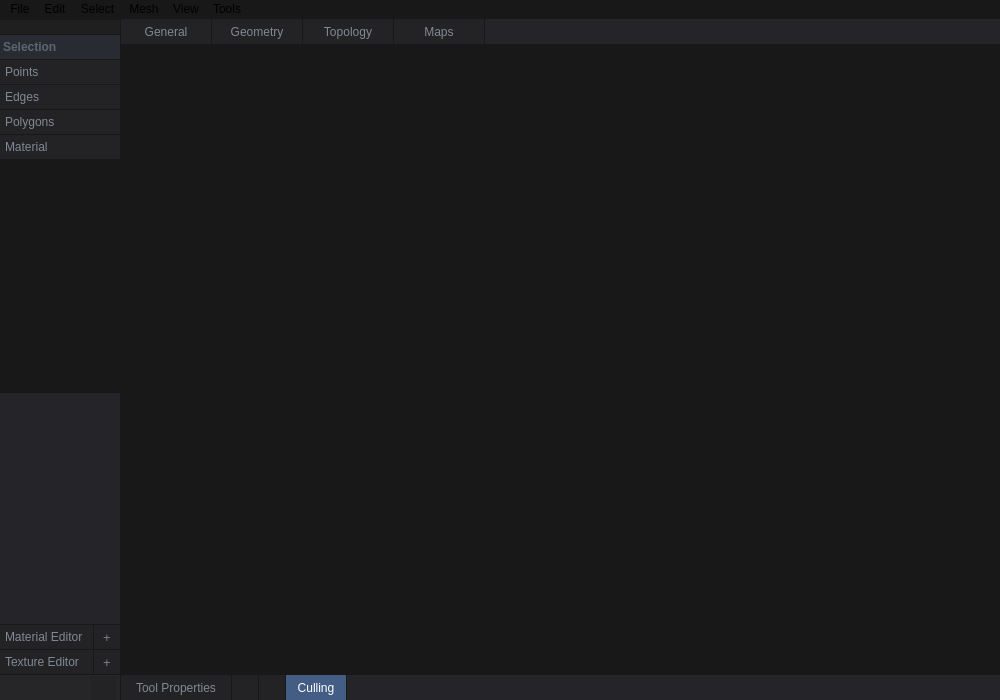
<?xml version="1.0" encoding="UTF-8"?>
<ui version="4.0">
 <class>MainWindow</class>
 <widget class="QMainWindow" name="MainWindow">
  <property name="geometry">
   <rect>
    <x>0</x>
    <y>0</y>
    <width>1000</width>
    <height>700</height>
   </rect>
  </property>
  <property name="windowTitle">
   <string>IMP 3D</string>
  </property>
  <property name="windowIcon">
   <iconset resource="Resources.qrc">
    <normaloff>:/images/logo256.png</normaloff>:/images/logo256.png</iconset>
  </property>
  <property name="styleSheet">
   <string notr="true">/*background-color: rgb(25, 25, 26);*/
background-color: rgb(24, 24, 25);</string>
  </property>
  <widget class="QWidget" name="centralwidget">
   <property name="styleSheet">
    <string notr="true">QPushButton {
    background-color: rgb(35, 35, 37);
    border: none; 
    color: rgb(127, 137, 148); /*#57616c;*/ 
    padding: 1px 0px; 
    text-align: center; 
    text-decoration: none;
    font-size: 9pt; 
	line-height: 23px;
    margin: 0px 0px; 
}

QPushButton:pressed {
	background-color: rgb(68, 93, 132);
}

QPushButton:hover {
    background-color: rgb(35, 35, 36);
}

QPushButton:checked {
    background-color: rgb(68, 93, 132);
    color: white; /* #a4b0bd;*/
}

/*ScrollButton:pressed {
	background-color: rgb(68, 93, 132);
}*/

QLabel {
	background-color: #282B32;
	color: rgb(92, 102, 113); /*#57616c;*/
	font-weight: 550;
	padding: 5px 0px;
}


</string>
   </property>
   <layout class="QGridLayout" name="gridLayout">
    <property name="leftMargin">
     <number>0</number>
    </property>
    <property name="topMargin">
     <number>0</number>
    </property>
    <property name="rightMargin">
     <number>0</number>
    </property>
    <property name="bottomMargin">
     <number>0</number>
    </property>
    <property name="spacing">
     <number>0</number>
    </property>
    <item row="0" column="0">
     <layout class="QHBoxLayout" name="horizontalLayout">
      <property name="spacing">
       <number>1</number>
      </property>
      <item>
       <layout class="QVBoxLayout" name="leftVerticalLayout">
        <property name="spacing">
         <number>1</number>
        </property>
        <item>
         <spacer name="leftHorizontalSpacer">
          <property name="orientation">
           <enum>Qt::Orientation::Horizontal</enum>
          </property>
          <property name="sizeType">
           <enum>QSizePolicy::Policy::Fixed</enum>
          </property>
          <property name="sizeHint" stdset="0">
           <size>
            <width>120</width>
            <height>1</height>
           </size>
          </property>
         </spacer>
        </item>
        <item>
         <widget class="QLabel" name="LogoLabel">
          <property name="sizePolicy">
           <sizepolicy hsizetype="Preferred" vsizetype="Fixed">
            <horstretch>0</horstretch>
            <verstretch>0</verstretch>
           </sizepolicy>
          </property>
          <property name="maximumSize">
           <size>
            <width>120</width>
            <height>24</height>
           </size>
          </property>
          <property name="styleSheet">
           <string notr="true">background-color: rgb(32, 31, 31);
padding: 0px;
border: none;
margin: 0px;</string>
          </property>
          <property name="lineWidth">
           <number>0</number>
          </property>
          <property name="text">
           <string/>
          </property>
          <property name="pixmap">
           <pixmap resource="Resources.qrc">:/images/imp_logo.png</pixmap>
          </property>
          <property name="scaledContents">
           <bool>true</bool>
          </property>
          <property name="alignment">
           <set>Qt::AlignmentFlag::AlignCenter</set>
          </property>
          <property name="margin">
           <number>5</number>
          </property>
          <property name="indent">
           <number>0</number>
          </property>
         </widget>
        </item>
        <item>
         <widget class="QLabel" name="lblSelection">
          <property name="maximumSize">
           <size>
            <width>16777215</width>
            <height>24</height>
           </size>
          </property>
          <property name="text">
           <string>Selection</string>
          </property>
         </widget>
        </item>
        <item>
         <widget class="QPushButton" name="btnSelPoints">
          <property name="minimumSize">
           <size>
            <width>0</width>
            <height>24</height>
           </size>
          </property>
          <property name="maximumSize">
           <size>
            <width>16777215</width>
            <height>24</height>
           </size>
          </property>
          <property name="styleSheet">
           <string notr="true">QPushButton {
    text-align: left;
	line-height: 24px;
    padding-left: 5px;
    font-size: 9pt; 
    margin: 0px 0px;
}
</string>
          </property>
          <property name="text">
           <string>Points</string>
          </property>
          <property name="checkable">
           <bool>true</bool>
          </property>
          <attribute name="buttonGroup">
           <string notr="true">selectionButtonGroup</string>
          </attribute>
         </widget>
        </item>
        <item>
         <widget class="QPushButton" name="btnSelEdges">
          <property name="minimumSize">
           <size>
            <width>0</width>
            <height>24</height>
           </size>
          </property>
          <property name="maximumSize">
           <size>
            <width>16777215</width>
            <height>24</height>
           </size>
          </property>
          <property name="styleSheet">
           <string notr="true">QPushButton {
    text-align: left;
	line-height: 24px;
    padding-left: 5px;
    font-size: 9pt; 
    margin: 0px 0px;
}
</string>
          </property>
          <property name="text">
           <string>Edges</string>
          </property>
          <property name="checkable">
           <bool>true</bool>
          </property>
          <attribute name="buttonGroup">
           <string notr="true">selectionButtonGroup</string>
          </attribute>
         </widget>
        </item>
        <item>
         <widget class="QPushButton" name="btnSelPolys">
          <property name="minimumSize">
           <size>
            <width>0</width>
            <height>24</height>
           </size>
          </property>
          <property name="maximumSize">
           <size>
            <width>16777215</width>
            <height>24</height>
           </size>
          </property>
          <property name="styleSheet">
           <string notr="true">QPushButton {
    text-align: left;
	line-height: 24px;
    padding-left: 5px;
    font-size: 9pt; 
    margin: 0px 0px;
}
</string>
          </property>
          <property name="text">
           <string>Polygons</string>
          </property>
          <property name="checkable">
           <bool>true</bool>
          </property>
          <attribute name="buttonGroup">
           <string notr="true">selectionButtonGroup</string>
          </attribute>
         </widget>
        </item>
        <item>
         <widget class="QPushButton" name="btnSelMaterial">
          <property name="minimumSize">
           <size>
            <width>0</width>
            <height>24</height>
           </size>
          </property>
          <property name="maximumSize">
           <size>
            <width>16777215</width>
            <height>24</height>
           </size>
          </property>
          <property name="styleSheet">
           <string notr="true">QPushButton {
    text-align: left;
	line-height: 24px;
    padding-left: 5px;
    font-size: 9pt; 
    margin: 0px 0px;
}
</string>
          </property>
          <property name="text">
           <string>Material</string>
          </property>
          <property name="checkable">
           <bool>true</bool>
          </property>
          <attribute name="buttonGroup">
           <string notr="true">selectionButtonGroup</string>
          </attribute>
         </widget>
        </item>
        <item>
         <widget class="MenuStackedWidget" name="stackedWidget">
          <property name="sizePolicy">
           <sizepolicy hsizetype="Fixed" vsizetype="Minimum">
            <horstretch>0</horstretch>
            <verstretch>0</verstretch>
           </sizepolicy>
          </property>
          <property name="minimumSize">
           <size>
            <width>0</width>
            <height>0</height>
           </size>
          </property>
          <property name="maximumSize">
           <size>
            <width>120</width>
            <height>16777215</height>
           </size>
          </property>
          <property name="styleSheet">
           <string notr="true">QLabel {
    background-color: #282B32;
    color: rgb(92, 102, 113);     
    font-weight: 550;
    padding: 5px 0px;
}

QPushButton {
    text-align: left;
    line-height: 24px;
    padding-left: 5px;
    font-size: 9pt; 
    margin: 0px 0px;
}

QPushButton:pressed {
    background-color: rgb(68, 93, 132);
}</string>
          </property>
          <property name="currentIndex">
           <number>-1</number>
          </property>
         </widget>
        </item>
        <item>
         <widget class="QWidget" name="widget" native="true">
          <property name="sizePolicy">
           <sizepolicy hsizetype="Preferred" vsizetype="Expanding">
            <horstretch>0</horstretch>
            <verstretch>0</verstretch>
           </sizepolicy>
          </property>
          <property name="styleSheet">
           <string notr="true">background-color: rgb(37, 36, 40);</string>
          </property>
         </widget>
        </item>
        <item>
         <layout class="QHBoxLayout" name="layoutMatEditorRow">
          <property name="spacing">
           <number>1</number>
          </property>
          <property name="leftMargin">
           <number>0</number>
          </property>
          <property name="topMargin">
           <number>0</number>
          </property>
          <property name="rightMargin">
           <number>0</number>
          </property>
          <property name="bottomMargin">
           <number>0</number>
          </property>
          <item>
           <widget class="QPushButton" name="btnMatEditor">
            <property name="minimumSize">
             <size>
              <width>0</width>
              <height>24</height>
             </size>
            </property>
            <property name="maximumSize">
             <size>
              <width>16777215</width>
              <height>24</height>
             </size>
            </property>
            <property name="styleSheet">
             <string notr="true">QPushButton {
    text-align: left;
    line-height: 24px;
    padding-left: 5px;
    font-size: 9pt;
    margin: 0px 0px;
}</string>
            </property>
            <property name="text">
             <string>Material Editor</string>
            </property>
            <property name="checkable">
             <bool>true</bool>
            </property>
           </widget>
          </item>
          <item>
           <widget class="QPushButton" name="btnMatEditorPlus">
            <property name="minimumSize">
             <size>
              <width>26</width>
              <height>24</height>
             </size>
            </property>
            <property name="maximumSize">
             <size>
              <width>26</width>
              <height>24</height>
             </size>
            </property>
            <property name="focusPolicy">
             <enum>Qt::FocusPolicy::NoFocus</enum>
            </property>
            <property name="styleSheet">
             <string notr="true">QPushButton {
    background-color: rgb(35, 35, 37);
    border: none;
    color: rgb(117, 127, 138);
    padding: 0px;
    text-align: center;
    font-size: 10pt;
    margin: 0px;
}
QPushButton:pressed {
    background-color: rgba(68, 93, 132, 110);
}
QPushButton:hover {
    background-color: rgb(35, 35, 36);
}</string>
            </property>
            <property name="text">
             <string>+</string>
            </property>
            <property name="checkable">
             <bool>true</bool>
            </property>
           </widget>
          </item>
         </layout>
        </item>
        <item>
         <layout class="QHBoxLayout" name="layoutTexEditorRow">
          <property name="spacing">
           <number>1</number>
          </property>
          <property name="leftMargin">
           <number>0</number>
          </property>
          <property name="topMargin">
           <number>0</number>
          </property>
          <property name="rightMargin">
           <number>0</number>
          </property>
          <property name="bottomMargin">
           <number>0</number>
          </property>
          <item>
           <widget class="QPushButton" name="btnTexEditor">
            <property name="minimumSize">
             <size>
              <width>0</width>
              <height>24</height>
             </size>
            </property>
            <property name="maximumSize">
             <size>
              <width>16777215</width>
              <height>24</height>
             </size>
            </property>
            <property name="styleSheet">
             <string notr="true">QPushButton {
    text-align: left;
    line-height: 24px;
    padding-left: 5px;
    font-size: 9pt;
    margin: 0px 0px;
}</string>
            </property>
            <property name="text">
             <string>Texture Editor</string>
            </property>
            <property name="checkable">
             <bool>true</bool>
            </property>
           </widget>
          </item>
          <item>
           <widget class="QPushButton" name="btnTexEditorPlus">
            <property name="minimumSize">
             <size>
              <width>26</width>
              <height>24</height>
             </size>
            </property>
            <property name="maximumSize">
             <size>
              <width>26</width>
              <height>24</height>
             </size>
            </property>
            <property name="focusPolicy">
             <enum>Qt::FocusPolicy::NoFocus</enum>
            </property>
            <property name="styleSheet">
             <string notr="true">QPushButton {
    background-color: rgb(35, 35, 37);
    border: none;
    color: rgb(117, 127, 138);
    padding: 0px;
    text-align: center;
    font-size: 10pt;
    margin: 0px;
}
QPushButton:pressed {
    background-color: rgba(68, 93, 132, 110);
}
QPushButton:hover {
    background-color: rgb(35, 35, 36);
}</string>
            </property>
            <property name="text">
             <string>+</string>
            </property>
           </widget>
          </item>
         </layout>
        </item>
        <item>
         <widget class="QWidget" name="BottomLeftWidget" native="true">
          <property name="sizePolicy">
           <sizepolicy hsizetype="Fixed" vsizetype="Fixed">
            <horstretch>0</horstretch>
            <verstretch>0</verstretch>
           </sizepolicy>
          </property>
          <property name="minimumSize">
           <size>
            <width>120</width>
            <height>25</height>
           </size>
          </property>
          <property name="maximumSize">
           <size>
            <width>120</width>
            <height>24</height>
           </size>
          </property>
          <property name="styleSheet">
           <string notr="true">background-color: rgb(38, 38, 40);
</string>
          </property>
          <widget class="QPushButton" name="btnShowGrid">
           <property name="geometry">
            <rect>
             <x>90</x>
             <y>1</y>
             <width>26</width>
             <height>24</height>
            </rect>
           </property>
           <property name="minimumSize">
            <size>
             <width>26</width>
             <height>24</height>
            </size>
           </property>
           <property name="maximumSize">
            <size>
             <width>26</width>
             <height>24</height>
            </size>
           </property>
           <property name="styleSheet">
            <string notr="true">QPushButton {
    background-color: rgb(35, 35, 37);
    border: none; 
    color: rgb(117, 127, 138); /*#57616c;*/ 
    padding: 1px 0px; 
    text-align: center; 
    text-decoration: none;
    font-size: 9pt; 
	line-height: 23px;
    margin: 0px 0px; 
}

QPushButton:pressed {
	background-color: rgba(68, 93, 132, 110);
}

QPushButton:hover {
    background-color: rgb(35, 35, 36);
}

QPushButton:checked {
    background-color: rgba(68, 93, 132, 110);
    color: white; /* #a4b0bd;*/
}</string>
           </property>
           <property name="text">
            <string/>
           </property>
           <property name="icon">
            <iconset resource="Resources.qrc">
             <normaloff>:/images/grid64.png</normaloff>:/images/grid64.png</iconset>
           </property>
           <property name="checkable">
            <bool>true</bool>
           </property>
           <property name="checked">
            <bool>false</bool>
           </property>
          </widget>
         </widget>
        </item>
       </layout>
      </item>
      <item>
       <layout class="QVBoxLayout" name="mainVerticalLayout">
        <property name="spacing">
         <number>1</number>
        </property>
        <item>
         <layout class="QHBoxLayout" name="topMenuLayout">
          <property name="spacing">
           <number>1</number>
          </property>
          <item>
           <widget class="QPushButton" name="menuBtnGeneral">
            <property name="sizePolicy">
             <sizepolicy hsizetype="Fixed" vsizetype="Fixed">
              <horstretch>0</horstretch>
              <verstretch>0</verstretch>
             </sizepolicy>
            </property>
            <property name="minimumSize">
             <size>
              <width>90</width>
              <height>25</height>
             </size>
            </property>
            <property name="maximumSize">
             <size>
              <width>16777215</width>
              <height>25</height>
             </size>
            </property>
            <property name="text">
             <string>General</string>
            </property>
            <property name="checkable">
             <bool>true</bool>
            </property>
            <property name="autoExclusive">
             <bool>false</bool>
            </property>
            <attribute name="buttonGroup">
             <string notr="true">topMenuButtonGroup</string>
            </attribute>
           </widget>
          </item>
          <item>
           <widget class="QPushButton" name="menuBtnGeometry">
            <property name="sizePolicy">
             <sizepolicy hsizetype="Fixed" vsizetype="Fixed">
              <horstretch>0</horstretch>
              <verstretch>0</verstretch>
             </sizepolicy>
            </property>
            <property name="minimumSize">
             <size>
              <width>90</width>
              <height>25</height>
             </size>
            </property>
            <property name="maximumSize">
             <size>
              <width>16777215</width>
              <height>25</height>
             </size>
            </property>
            <property name="text">
             <string>Geometry</string>
            </property>
            <property name="checkable">
             <bool>true</bool>
            </property>
            <property name="autoExclusive">
             <bool>false</bool>
            </property>
            <attribute name="buttonGroup">
             <string notr="true">topMenuButtonGroup</string>
            </attribute>
           </widget>
          </item>
          <item>
           <widget class="QPushButton" name="menuBtnTopology">
            <property name="sizePolicy">
             <sizepolicy hsizetype="Fixed" vsizetype="Fixed">
              <horstretch>0</horstretch>
              <verstretch>0</verstretch>
             </sizepolicy>
            </property>
            <property name="minimumSize">
             <size>
              <width>90</width>
              <height>25</height>
             </size>
            </property>
            <property name="maximumSize">
             <size>
              <width>16777215</width>
              <height>25</height>
             </size>
            </property>
            <property name="text">
             <string>Topology</string>
            </property>
            <property name="checkable">
             <bool>true</bool>
            </property>
            <property name="autoExclusive">
             <bool>false</bool>
            </property>
            <attribute name="buttonGroup">
             <string notr="true">topMenuButtonGroup</string>
            </attribute>
           </widget>
          </item>
          <item>
           <widget class="QPushButton" name="menuBtnMaps">
            <property name="sizePolicy">
             <sizepolicy hsizetype="Fixed" vsizetype="Fixed">
              <horstretch>0</horstretch>
              <verstretch>0</verstretch>
             </sizepolicy>
            </property>
            <property name="minimumSize">
             <size>
              <width>90</width>
              <height>25</height>
             </size>
            </property>
            <property name="maximumSize">
             <size>
              <width>16777215</width>
              <height>25</height>
             </size>
            </property>
            <property name="text">
             <string>Maps</string>
            </property>
            <property name="checkable">
             <bool>true</bool>
            </property>
            <property name="autoExclusive">
             <bool>false</bool>
            </property>
            <attribute name="buttonGroup">
             <string notr="true">topMenuButtonGroup</string>
            </attribute>
           </widget>
          </item>
          <item>
           <widget class="QWidget" name="topMenuSpacerWidget" native="true">
            <property name="sizePolicy">
             <sizepolicy hsizetype="Expanding" vsizetype="Fixed">
              <horstretch>0</horstretch>
              <verstretch>0</verstretch>
             </sizepolicy>
            </property>
            <property name="minimumSize">
             <size>
              <width>0</width>
              <height>25</height>
             </size>
            </property>
            <property name="maximumSize">
             <size>
              <width>16777215</width>
              <height>25</height>
             </size>
            </property>
            <property name="styleSheet">
             <string notr="true">background-color: rgb(37, 36, 40);</string>
            </property>
           </widget>
          </item>
          <item>
           <spacer name="topMenuSpacer">
            <property name="orientation">
             <enum>Qt::Orientation::Vertical</enum>
            </property>
            <property name="sizeType">
             <enum>QSizePolicy::Policy::Fixed</enum>
            </property>
            <property name="sizeHint" stdset="0">
             <size>
              <width>0</width>
              <height>24</height>
             </size>
            </property>
           </spacer>
          </item>
         </layout>
        </item>
        <item>
         <widget class="QWidget" name="mainWidget" native="true">
          <property name="sizePolicy">
           <sizepolicy hsizetype="Preferred" vsizetype="Expanding">
            <horstretch>0</horstretch>
            <verstretch>0</verstretch>
           </sizepolicy>
          </property>
         </widget>
        </item>
        <item>
         <layout class="QHBoxLayout" name="bottomMenuLayout">
          <property name="spacing">
           <number>1</number>
          </property>
          <item>
           <widget class="QPushButton" name="btnNumPanel">
            <property name="minimumSize">
             <size>
              <width>110</width>
              <height>0</height>
             </size>
            </property>
            <property name="maximumSize">
             <size>
              <width>110</width>
              <height>25</height>
             </size>
            </property>
            <property name="text">
             <string>Tool Properties</string>
            </property>
            <property name="checkable">
             <bool>true</bool>
            </property>
           </widget>
          </item>
          <item>
           <widget class="QPushButton" name="btnInfoPanel">
            <property name="minimumSize">
             <size>
              <width>26</width>
              <height>0</height>
             </size>
            </property>
            <property name="maximumSize">
             <size>
              <width>26</width>
              <height>25</height>
             </size>
            </property>
            <property name="styleSheet">
             <string notr="true">QPushButton {
    background-color: rgb(35, 35, 37);
    border: none; 
    color: rgb(117, 127, 138); /*#57616c;*/ 
    padding: 1px 0px; 
    text-align: center; 
    text-decoration: none;
    font-size: 9pt; 
	line-height: 23px;
    margin: 0px 0px; 
}

QPushButton:pressed {
	background-color: rgba(68, 93, 132, 110);
}

QPushButton:hover {
    background-color: rgb(35, 35, 36);
}

QPushButton:checked {
    background-color: rgba(68, 93, 132, 110);
    color: white; /* #a4b0bd;*/
}</string>
            </property>
            <property name="text">
             <string/>
            </property>
            <property name="icon">
             <iconset resource="Resources.qrc">
              <normaloff>:/images/info.png</normaloff>:/images/info.png</iconset>
            </property>
            <property name="checkable">
             <bool>true</bool>
            </property>
           </widget>
          </item>
          <item>
           <widget class="QPushButton" name="btnSnapping">
            <property name="minimumSize">
             <size>
              <width>26</width>
              <height>25</height>
             </size>
            </property>
            <property name="maximumSize">
             <size>
              <width>26</width>
              <height>25</height>
             </size>
            </property>
            <property name="styleSheet">
             <string notr="true">QPushButton {
    background-color: rgb(35, 35, 37);
    border: none; 
    color: rgb(117, 127, 138); /*#57616c;*/ 
    padding: 1px 0px; 
    text-align: center; 
    text-decoration: none;
    font-size: 9pt; 
	line-height: 23px;
    margin: 0px 0px; 
}

QPushButton:pressed {
	background-color: rgba(68, 93, 132, 110);
}

QPushButton:hover {
    background-color: rgb(35, 35, 36);
}

QPushButton:checked {
    background-color: rgba(68, 93, 132, 110);
    color: white; /* #a4b0bd;*/
}</string>
            </property>
            <property name="text">
             <string/>
            </property>
            <property name="icon">
             <iconset resource="Resources.qrc">
              <normaloff>:/images/snap64.png</normaloff>:/images/snap64.png</iconset>
            </property>
            <property name="iconSize">
             <size>
              <width>16</width>
              <height>16</height>
             </size>
            </property>
            <property name="checkable">
             <bool>true</bool>
            </property>
           </widget>
          </item>
          <item>
           <widget class="QPushButton" name="btnCulling">
            <property name="minimumSize">
             <size>
              <width>60</width>
              <height>25</height>
             </size>
            </property>
            <property name="maximumSize">
             <size>
              <width>16777215</width>
              <height>25</height>
             </size>
            </property>
            <property name="text">
             <string>Culling</string>
            </property>
            <property name="checkable">
             <bool>true</bool>
            </property>
            <property name="checked">
             <bool>true</bool>
            </property>
           </widget>
          </item>
          <item>
           <widget class="QWidget" name="bottomSpacerWidget" native="true">
            <property name="sizePolicy">
             <sizepolicy hsizetype="Expanding" vsizetype="Preferred">
              <horstretch>0</horstretch>
              <verstretch>0</verstretch>
             </sizepolicy>
            </property>
            <property name="minimumSize">
             <size>
              <width>0</width>
              <height>24</height>
             </size>
            </property>
            <property name="styleSheet">
             <string notr="true">background-color: rgb(37, 36, 40);</string>
            </property>
           </widget>
          </item>
          <item>
           <spacer name="bottomMenuSpacer">
            <property name="orientation">
             <enum>Qt::Orientation::Vertical</enum>
            </property>
            <property name="sizeType">
             <enum>QSizePolicy::Policy::Fixed</enum>
            </property>
            <property name="sizeHint" stdset="0">
             <size>
              <width>0</width>
              <height>25</height>
             </size>
            </property>
           </spacer>
          </item>
         </layout>
        </item>
        <item>
         <spacer name="mainHorizontalSpacer">
          <property name="orientation">
           <enum>Qt::Orientation::Horizontal</enum>
          </property>
          <property name="sizeHint" stdset="0">
           <size>
            <width>40</width>
            <height>0</height>
           </size>
          </property>
         </spacer>
        </item>
       </layout>
      </item>
     </layout>
    </item>
   </layout>
  </widget>
  <widget class="QMenuBar" name="menubar">
   <property name="geometry">
    <rect>
     <x>0</x>
     <y>0</y>
     <width>1000</width>
     <height>21</height>
    </rect>
   </property>
   <widget class="QMenu" name="menuFile">
    <property name="title">
     <string>File</string>
    </property>
    <addaction name="actionNew"/>
    <addaction name="actionOpen"/>
    <addaction name="actionSave"/>
    <addaction name="actionSaveAs"/>
    <addaction name="separator"/>
    <addaction name="separator"/>
    <addaction name="actionImport"/>
    <addaction name="actionExport"/>
    <addaction name="separator"/>
    <addaction name="actionExit"/>
   </widget>
   <widget class="QMenu" name="menuEdit">
    <property name="title">
     <string>Edit</string>
    </property>
    <addaction name="actionUndo"/>
    <addaction name="actionRedo"/>
    <addaction name="separator"/>
    <addaction name="actionDelete"/>
    <addaction name="actionDuplicate"/>
    <addaction name="actionAssignMaterial"/>
   </widget>
   <widget class="QMenu" name="menuSelection">
    <property name="title">
     <string>Select</string>
    </property>
    <addaction name="separator"/>
    <addaction name="actionSelectAll"/>
    <addaction name="actionSelectNone"/>
    <addaction name="separator"/>
    <addaction name="actionSelectConnected"/>
    <addaction name="separator"/>
    <addaction name="actionSelectLoop"/>
    <addaction name="actionSelectRing"/>
    <addaction name="separator"/>
    <addaction name="separator"/>
    <addaction name="separator"/>
    <addaction name="actionSelectPoints"/>
    <addaction name="actionSelectEdges"/>
    <addaction name="actionSelectPolys"/>
    <addaction name="separator"/>
   </widget>
   <widget class="QMenu" name="menuView">
    <property name="title">
     <string>View</string>
    </property>
    <addaction name="actionToggleGrid"/>
    <addaction name="actionFitToView"/>
    <addaction name="separator"/>
    <addaction name="actionToolProperties"/>
    <addaction name="actionMaterialEditor"/>
   </widget>
   <widget class="QMenu" name="menuMesh">
    <property name="title">
     <string>Mesh</string>
    </property>
    <addaction name="actionDivide"/>
    <addaction name="actionTriangulate"/>
    <addaction name="separator"/>
    <addaction name="actionDissolve"/>
    <addaction name="actionReverseWinding"/>
    <addaction name="actionMergeByDistance"/>
    <addaction name="separator"/>
    <addaction name="actionRestOnGround"/>
    <addaction name="actionCenter"/>
    <addaction name="actionCreatePoly"/>
   </widget>
   <widget class="QMenu" name="menuTools">
    <property name="title">
     <string>Tools</string>
    </property>
    <addaction name="actionSelect"/>
    <addaction name="separator"/>
    <addaction name="actionMove"/>
    <addaction name="actionRotate"/>
    <addaction name="actionScale"/>
    <addaction name="separator"/>
    <addaction name="actionExtrude"/>
    <addaction name="actionBevel_Tool"/>
    <addaction name="actionInset_Tool"/>
   </widget>
   <addaction name="menuFile"/>
   <addaction name="menuEdit"/>
   <addaction name="menuSelection"/>
   <addaction name="menuMesh"/>
   <addaction name="menuView"/>
   <addaction name="menuTools"/>
  </widget>
  <action name="actionNew">
   <property name="text">
    <string>New</string>
   </property>
  </action>
  <action name="actionOpen">
   <property name="text">
    <string>Open</string>
   </property>
  </action>
  <action name="actionSave">
   <property name="text">
    <string>Save</string>
   </property>
  </action>
  <action name="actionSaveAs">
   <property name="text">
    <string>Save As</string>
   </property>
  </action>
  <action name="actionUndo">
   <property name="text">
    <string>Undo</string>
   </property>
  </action>
  <action name="actionRedo">
   <property name="text">
    <string>Redo</string>
   </property>
  </action>
  <action name="actionAssignMaterial">
   <property name="text">
    <string>Assign Material</string>
   </property>
  </action>
  <action name="actionExit">
   <property name="text">
    <string>Exit</string>
   </property>
  </action>
  <action name="actionSelectConnected">
   <property name="text">
    <string>Select Connected</string>
   </property>
   <property name="shortcut">
    <string>Ctrl+L</string>
   </property>
  </action>
  <action name="actionSelectLoop">
   <property name="text">
    <string>Select Loop</string>
   </property>
  </action>
  <action name="actionSelectRing">
   <property name="text">
    <string>Select Ring</string>
   </property>
  </action>
  <action name="actionSelectAll">
   <property name="text">
    <string>Select All</string>
   </property>
   <property name="shortcut">
    <string>Ctrl+A</string>
   </property>
  </action>
  <action name="actionSelectNone">
   <property name="text">
    <string>Select None</string>
   </property>
   <property name="shortcut">
    <string>Ctrl+Shift+A</string>
   </property>
  </action>
  <action name="actionDelete">
   <property name="text">
    <string>Delete</string>
   </property>
   <property name="shortcut">
    <string>Del</string>
   </property>
  </action>
  <action name="actionToggleGrid">
   <property name="text">
    <string>Toggle Grid</string>
   </property>
  </action>
  <action name="actionDivide">
   <property name="text">
    <string>Divide</string>
   </property>
  </action>
  <action name="actionTriangulate">
   <property name="text">
    <string>Triangulate</string>
   </property>
  </action>
  <action name="actionDissolve">
   <property name="text">
    <string>Dissolve</string>
   </property>
  </action>
  <action name="actionSelect">
   <property name="text">
    <string>Select Tool</string>
   </property>
  </action>
  <action name="actionMove">
   <property name="text">
    <string>Move</string>
   </property>
  </action>
  <action name="actionRotate">
   <property name="text">
    <string>Rotate</string>
   </property>
  </action>
  <action name="actionScale">
   <property name="text">
    <string>Scale</string>
   </property>
  </action>
  <action name="actionExtrude">
   <property name="text">
    <string>Extrude Tool</string>
   </property>
  </action>
  <action name="actionBevel_Tool">
   <property name="text">
    <string>Bevel Tool</string>
   </property>
  </action>
  <action name="actionInset_Tool">
   <property name="text">
    <string>Inset Tool</string>
   </property>
  </action>
  <action name="actionSelectPoints">
   <property name="text">
    <string>Select Points</string>
   </property>
  </action>
  <action name="actionSelectEdges">
   <property name="text">
    <string>Select Edges</string>
   </property>
  </action>
  <action name="actionSelectPolys">
   <property name="text">
    <string>Select Polygons</string>
   </property>
  </action>
  <action name="actionMergeByDistance">
   <property name="text">
    <string>Merge by Distance</string>
   </property>
  </action>
  <action name="actionReverseWinding">
   <property name="text">
    <string>Reverse Winding</string>
   </property>
  </action>
  <action name="actionDuplicate">
   <property name="text">
    <string>Duplicate</string>
   </property>
   <property name="shortcut">
    <string>Shift+D</string>
   </property>
  </action>
  <action name="actionImport">
   <property name="text">
    <string>Import</string>
   </property>
  </action>
  <action name="actionExport">
   <property name="text">
    <string>Export</string>
   </property>
  </action>
  <action name="actionRestOnGround">
   <property name="text">
    <string>Rest on Ground</string>
   </property>
  </action>
  <action name="actionCenter">
   <property name="text">
    <string>Center</string>
   </property>
  </action>
  <action name="actionFitToView">
   <property name="text">
    <string>Fit to View</string>
   </property>
  </action>
  <action name="actionToolProperties">
   <property name="text">
    <string>Tool Properties</string>
   </property>
  </action>
  <action name="actionMaterialEditor">
   <property name="text">
    <string>Material Editor</string>
   </property>
  </action>
  <action name="actionCreatePoly">
   <property name="text">
    <string>Create Polygon</string>
   </property>
  </action>
 </widget>
 <customwidgets>
  <customwidget>
   <class>MenuStackedWidget</class>
   <extends>QStackedWidget</extends>
   <header location="global">MenuStackedWidget.hpp</header>
   <container>1</container>
  </customwidget>
 </customwidgets>
 <resources>
  <include location="Resources.qrc"/>
 </resources>
 <connections/>
 <buttongroups>
  <buttongroup name="selectionButtonGroup"/>
  <buttongroup name="topMenuButtonGroup"/>
 </buttongroups>
</ui>
